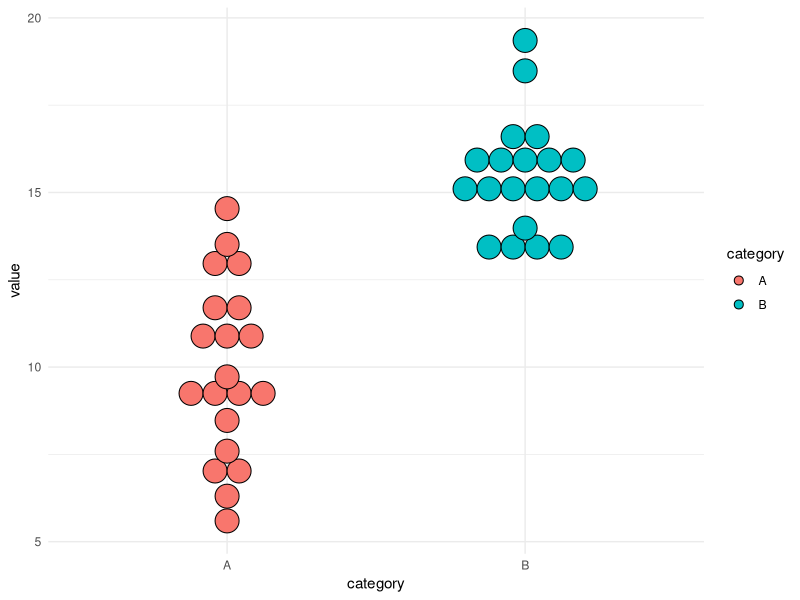

Source code (R):
#7.Create a Stacked Dot Plot in R.
library(ggplot2)
df <- data.frame(
  category = c(rep("A", 20), rep("B", 20)),
  value = c(rnorm(20, mean = 10, sd = 2), rnorm(20, mean = 15, sd = 2))
)
ggplot(df, aes(x = category, y = value, fill = category)) +
  geom_dotplot(binaxis = "y", stackdir = "center", dotsize = 1.5) +
  theme_minimal()